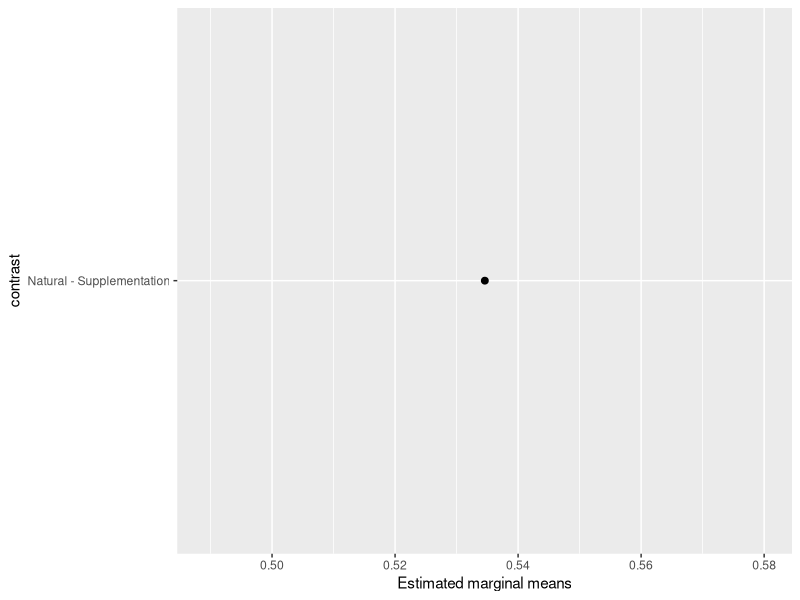
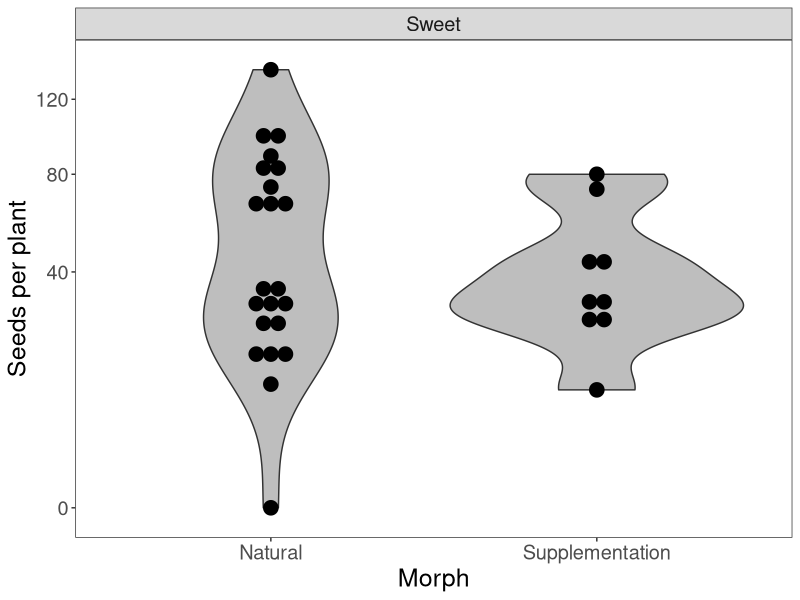
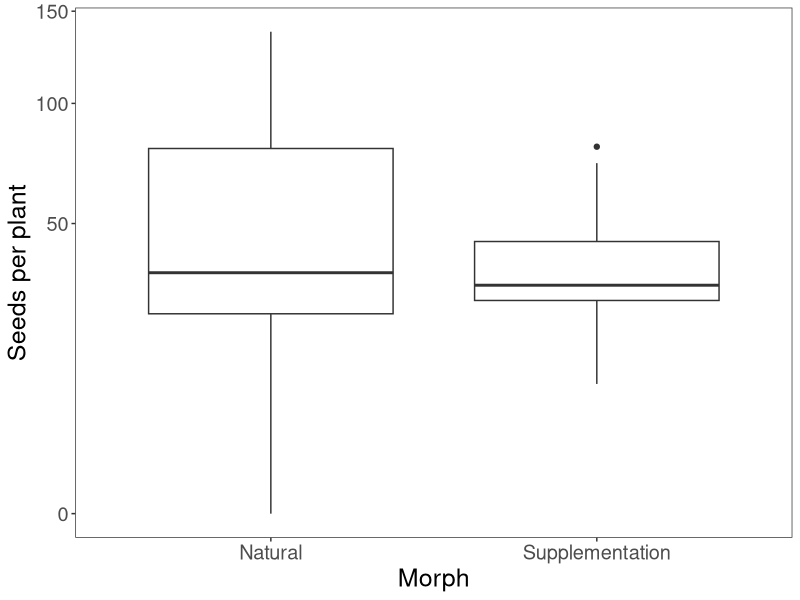
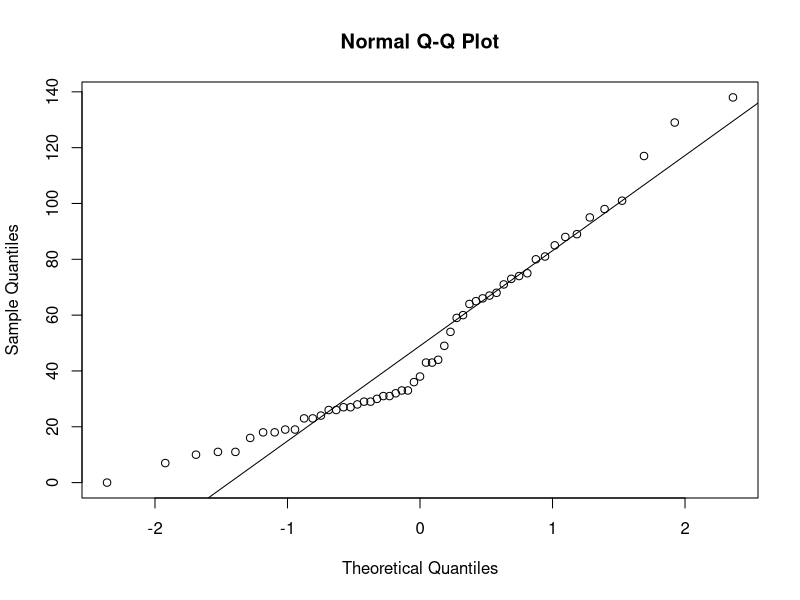
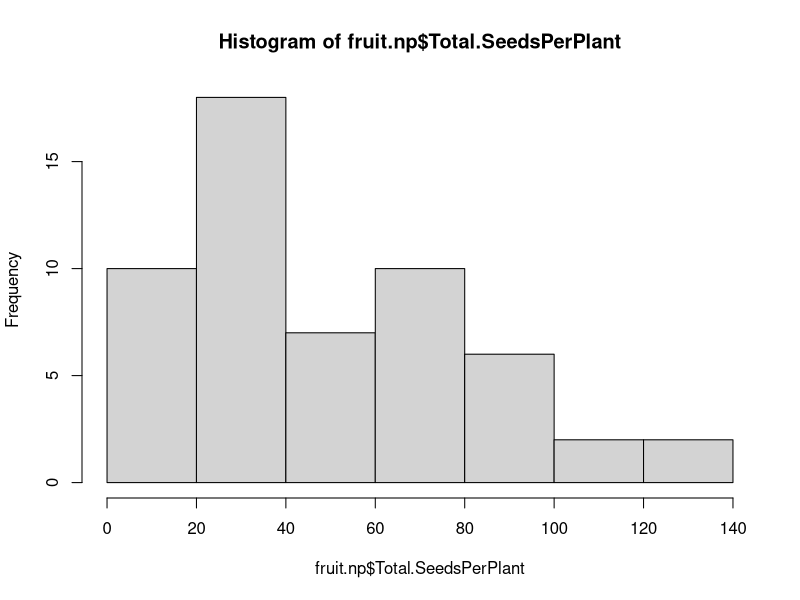
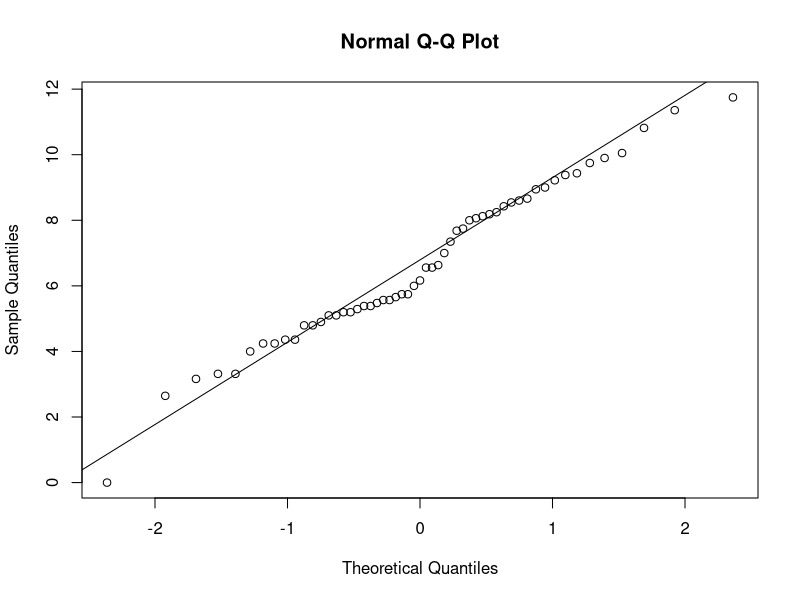
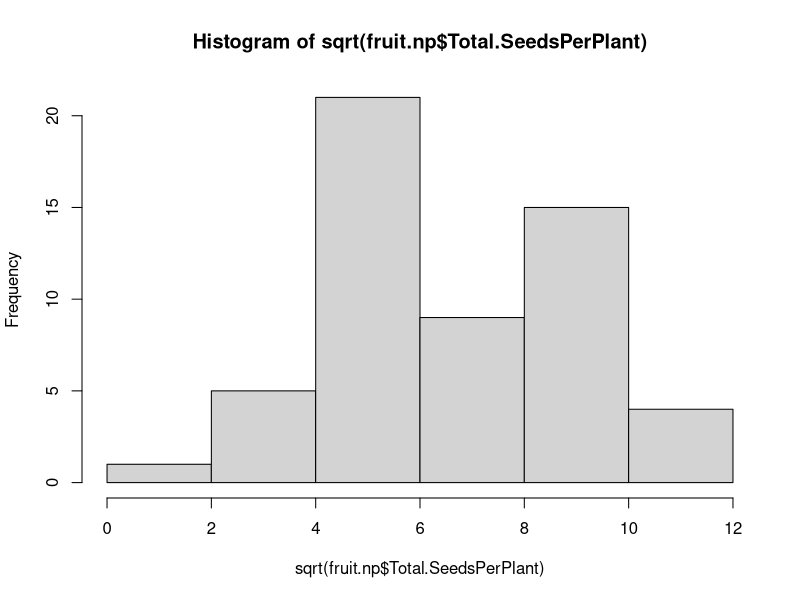
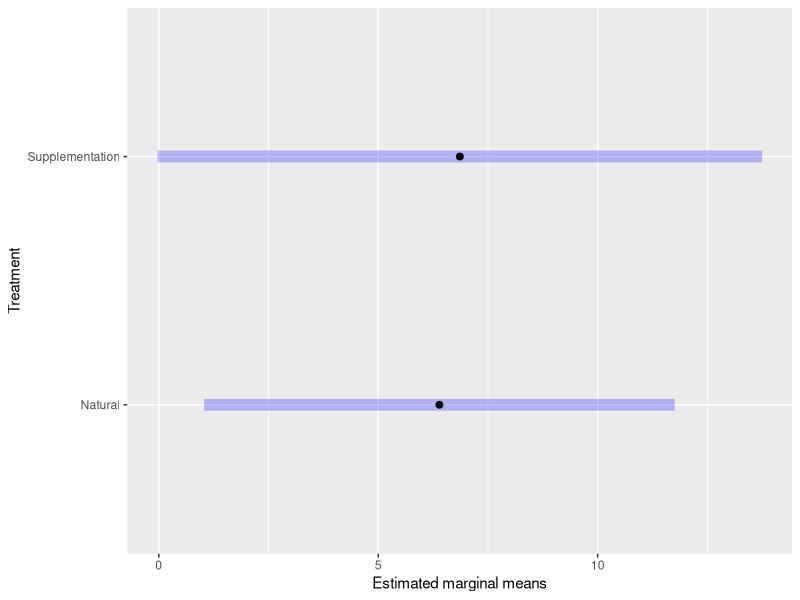

Write R code to recreate these figures, in order. (Note: this script raises an error after producing the figures.)
## ---- chunk 1
setwd("~/Desktop/Skypilot 2017/Skypilot Selection")
library(ggplot2)
library(plyr)
library(nlme)
library(car)
library(emmeans)
library(magrittr)
library(multcompView)

fruit <- read.csv("Skypilot 2017 (MASTER) Tab3 08-12-19.csv", header=T) # all data included (final)
fruit$OtherSeedcount[is.na(fruit$OtherSeedcount)] <- 0
fruit$Total.SeedsPerPlant <- fruit$No.TrmtSeeds+fruit$OtherSeedcount

cols <- c("Site", "Habitat", "Treatment", "Plant.Number", "Morph", "No.Pollinated.Total", "Total.RepUnits", "Prct.Pollinated",
          "Avg.SepL",	"Avg.TubeL",	"Avg.LobeL",	"Avg.LobW",	"Avg.CorollaFlare", "No.SeedsPerFruit", "Fruit.Maturity.Rank", 
          "Total.SeedsPerFruit", "Total.SeedsPerPlant")
fruit.sm <- subset(fruit, select=cols) # remove raw data columns

fruit.sm <- subset(fruit.sm, Avg.CorollaFlare>0) # remove those without flower measurements
fruit.sm$Prct.Pollinated <- as.numeric(as.character(fruit.sm$Prct.Pollinated)) # change Prct.Pollinated to numeric (it was a factor)
fruit.sm <- subset(fruit.sm, !(Treatment=="Supplementation" & Prct.Pollinated < 0.75)) # remove those supplement flowers with <75% fruits pollinated
fruit.sm <- subset(fruit.sm, Fruit.Maturity.Rank < 2.5) # remove fruit maturity 2.5 (includes all exlusion as well) 
fruit.sm$CorollaL <- fruit.sm$Avg.TubeL + fruit.sm$Avg.LobeL
max(fruit.sm$Total.SeedsPerPlant)
fruit.sm$RelativeFitness <- fruit.sm$Total.SeedsPerPlant/138


fruit.sw <- subset(fruit.sm, Morph=="Sweet") # subst to sweet morph only
fruit.sw.np <- subset(fruit.sw, Site %in% c("Niwot Ridge", "Penn Mountain"))
fruit.sw.nat <- subset(fruit.sw, Treatment=="Natural")
fruit.sw.sup <- subset(fruit.sw, Treatment=="Supplementation")
fruit.nat <- subset(fruit.sm, Treatment=="Natural") # subset to natural treatment only
fruit.sup <- subset(fruit.sm, Treatment=="Supplementation") # subset to supplement treatment only
fruit.np <- subset(fruit.sm, Site %in% c("Niwot Ridge", "Penn Mountain"))

flwr <- subset(fruit, Avg.CorollaFlare>0) # remove those without flower measurements
flwr.nat <- subset(flwr, Treatment=="Natural") # subset to natural treatment only
## ---- chunk 2
fit<-lme(sqrt(Total.SeedsPerPlant)~Treatment, random=~1|Site, data=fruit.sw.np, method="ML", na.action=na.omit)  
anova.lme(fit)

#type="response" causes the emmeans and contrasts tables to backtransform from the sqrt and show confidence intervals and p-values that represent the backtransformed variables
marginal = emmeans(fit, specs=pairwise ~ Treatment, type = "response")
marginal$emmeans
marginal$contrasts

marginal$contrasts %>%
     summary(infer = TRUE)

#putting the data into a data frame so that we can plot it
marginal_contrasts = marginal$contrasts %>%
     summary() %>%
     as.data.frame()
marginal_contrasts

#plot of the sqrt transformed emmeans
plot(marginal_contrasts, xlab="Estimated marginal means")
## ---- chunk 3
ggplot(fruit.sw.np, aes(Treatment,Total.SeedsPerPlant)) +
  geom_violin(fill='gray') +
  geom_dotplot(binaxis='y', stackdir='center', dotsize=1)  +
  facet_wrap(~Morph) +
  scale_y_continuous(trans="sqrt") +
  ylab("Seeds per plant") +
  xlab("Morph") +
  theme_bw() +
  theme(panel.grid.major = element_blank(), panel.grid.minor = element_blank(), text = element_text(size=18))

ggplot(fruit.sw.np, aes(Treatment,Total.SeedsPerPlant)) +
  geom_boxplot() + 
  scale_y_continuous(trans="sqrt") +
  ylab("Seeds per plant") +
  xlab("Morph") +
  theme_bw() +
  theme(panel.grid.major = element_blank(), panel.grid.minor = element_blank(), text = element_text(size=18))
## ---- chunk 4
fit<-lme(sqrt(Total.SeedsPerPlant)~Treatment, random=~1|Site/Habitat, data=fruit.sw.np, method="ML", na.action=na.omit)  
anova.lme(fit, type="marginal")
fit<-lm(sqrt(Total.SeedsPerPlant)~Habitat, data=fruit.sw.np)
anova(fit)
fit<-lme(sqrt(Total.SeedsPerPlant)~Treatment*Habitat, random=~1|Site, data=fruit.sw.np, method="ML", na.action=na.omit)  
anova.lme(fit, type="marginal")
fit<-lm(sqrt(Total.SeedsPerPlant)~Site, data=fruit.sw.np)
anova(fit)
## ---- chunk 5
qqnorm(fruit.np$Total.SeedsPerPlant)
qqline(fruit.np$Total.SeedsPerPlant)
hist(fruit.np$Total.SeedsPerPlant)
qqnorm(sqrt(fruit.np$Total.SeedsPerPlant))
qqline(sqrt(fruit.np$Total.SeedsPerPlant))
hist(sqrt(fruit.np$Total.SeedsPerPlant))
## ---- chunk 6
fit<-lme(sqrt(Total.SeedsPerPlant)~Treatment*Morph, random=~1|Site, data=fruit.np, method="ML", na.action=na.omit)  
anova.lme(fit)

marginal_both = emmeans(fit, specs=pairwise ~ Treatment, type = "response")
marginal_both$emmeans
marginal_both$contrasts
marginal_both_sqrt = emmeans(fit, specs=pairwise ~ Treatment)
marginal_both$contrasts %>%
     summary(infer = TRUE)

#putting the data into a data frame so that we can plot it
marginal_contrasts2 = marginal_both$contrasts %>%
     summary() %>%
     as.data.frame()
marginal_contrasts2 


#plot of the sqrt transformed emmeans
plot(marginal_both_sqrt, xlab="Estimated marginal means")
## ---- chunk 7
ggplot(fruit.sm, aes(Treatment,Total.SeedsPerPlant)) +
  geom_boxplot() + 
  scale_y_continuous(trans="sqrt") +
  ylab("Seeds per plant") +
  facet_wrap(~Morph) +
  theme_bw() +
  theme(panel.grid.major = element_blank(), panel.grid.minor = element_blank(), text = element_text(size=18))
## ---- chunk 8
fit<-lme(sqrt(Total.SeedsPerPlant)~Treatment*Habitat, random=~1|Site, data=fruit.np, method="ML", na.action=na.omit)  
anova.lme(fit)
## ---- chunk 9
qqnorm(fruit.sw.nat$Total.SeedsPerPlant)
qqline(fruit.sw.nat$Total.SeedsPerPlant)
hist(fruit.sw.nat$Total.SeedsPerPlant)
qqnorm(sqrt(fruit.sw.nat$Total.SeedsPerPlant))
qqline(sqrt(fruit.sw.nat$Total.SeedsPerPlant))
hist(sqrt(fruit.sw.nat$Total.SeedsPerPlant))
## ---- chunk 10
anova(lm(sqrt(Total.SeedsPerPlant)~Site, data=fruit.sw.nat, na.action=na.omit))
TukeyHSD(aov(sqrt(Total.SeedsPerPlant)~Site, data=fruit.sw.nat, na.action=na.omit))
ggplot(fruit.sw.nat, aes(x=Site,y=Total.SeedsPerPlant)) +
  geom_boxplot() + 
  scale_y_sqrt()+
  theme_bw() +
  theme(panel.grid.major = element_blank(), panel.grid.minor = element_blank(), text = element_text(size=20))
## ---- chunk 11
fit<-lme(sqrt(Total.SeedsPerPlant)~Avg.CorollaFlare, random=~1|Site, data=fruit.sw.nat, method="ML", na.action=na.omit)  
anova.lme(fit)
ggplot(fruit.sw.nat, aes(x=Avg.CorollaFlare,y=Total.SeedsPerPlant, color=Site)) +
  geom_point(size=4) + 
  scale_y_sqrt()+
  ylab("Seeds per plant") +
  xlab("Corolla flare") +  
  geom_hline(yintercept=0) +
  theme_bw() +
  theme(panel.grid.major = element_blank(), panel.grid.minor = element_blank(), text = element_text(size=20), legend.position = "top")
fit<-lm(sqrt(Total.SeedsPerPlant)~Avg.CorollaFlare*Site, data=fruit.sw.nat, na.action=na.omit)  
Anova(fit, type="III")

#Corolla Flare by morph
fit<-lme(sqrt(Total.SeedsPerPlant)~Avg.CorollaFlare, random=~1|Site, data=fruit.sw.nat, method="ML", na.action=na.omit)  
anova.lme(fit, type="marginal")
## ---- chunk 12
fit<-lme(sqrt(Total.SeedsPerPlant)~Avg.TubeL, random=~1|Site, data=fruit.sw.nat, method="ML", na.action=na.omit)  
anova.lme(fit)
ggplot(fruit.sw.nat, aes(x=Avg.TubeL,y=Total.SeedsPerPlant, color=Site)) +
  geom_point(size=4) + 
  scale_y_sqrt()+
  ylab("Seeds per plant") +
  xlab("Tube length") +  
  geom_hline(yintercept=0) +
  theme_bw() +
  theme(panel.grid.major = element_blank(), panel.grid.minor = element_blank(), text = element_text(size=20), legend.position = "top")
fit<-lm(sqrt(Total.SeedsPerPlant)~Avg.TubeL*Site, data=fruit.sw.nat, na.action=na.omit)  
Anova(fit, type="III")
## ---- chunk 13
cor(fruit.sw.nat$Avg.CorollaFlare,fruit.sw.nat$Avg.TubeL)
cor.test(fruit.sw.nat$Avg.CorollaFlare,fruit.sw.nat$Avg.TubeL)
plot(fruit.sw.nat$Avg.CorollaFlare,fruit.sw.nat$Avg.TubeL)
measures <- c("Avg.CorollaFlare", "Avg.TubeL")
flwr.size<-as.matrix(subset(fruit.sw.nat, select=measures))
pc<-princomp(flwr.size)
pc<-prcomp(flwr.size,center=TRUE)
print(pc)
plot(pc, type="l")
summary(pc)
pc.extracted <- as.data.frame(predict(pc, newdata=fruit.sw.nat))
fruit.sw.nat$PC1 <- pc.extracted$PC1
## ---- chunk 14
fruit.sw.nat$CorollaL <- fruit.sw.nat$Avg.TubeL + fruit.sw.nat$Avg.LobeL
cor(fruit.sw.nat$Avg.CorollaFlare,fruit.sw.nat$CorollaL)
cor.test(fruit.sw.nat$Avg.CorollaFlare,fruit.sw.nat$CorollaL)
plot(fruit.sw.nat$Avg.CorollaFlare,fruit.sw.nat$CorollaL)

measures <- c("CorollaL", "Avg.CorollaFlare")
flwr.size<-as.matrix(subset(fruit.sw.nat, select=measures))
pc<-prcomp(flwr.size,center=TRUE)
print(pc)
plot(pc, type="l")
summary(pc)
pc.extracted <- as.data.frame(predict(pc, newdata=fruit.sw.nat))
fruit.sw.nat$PC1.cl <- pc.extracted$PC1
## ---- chunk 15
measures <- c("Avg.CorollaFlare", "Avg.TubeL", "Avg.LobeL", "Avg.LobW")
flwr.size<-as.matrix(subset(fruit.sw.nat, select=measures))
pc<-prcomp(flwr.size,center=TRUE)
print(pc)
plot(pc, type="l")
summary(pc)
pc.extracted <- as.data.frame(predict(pc, newdata=fruit.sw.nat))
##### Inverted PC1 when added to the df, because all loadings were negative.  This way, larger PC denotes a larger flower.
fruit.sw.nat$PC1.all <- -pc.extracted$PC1 
## ---- chunk 16
fit<-lme(sqrt(Total.SeedsPerPlant)~PC1.all, random=~1|Site, data=fruit.sw.nat, method="ML", na.action=na.omit)  
anova.lme(fit)
ggplot(fruit.sw.nat, aes(x=PC1,y=Total.SeedsPerPlant, color=Site)) +
  geom_point(size=4) + 
  scale_y_sqrt()+
  ylab("Seeds per plant") +
  xlab("PC1") +  
  geom_hline(yintercept=0) +
  theme_bw() +
  theme(panel.grid.major = element_blank(), panel.grid.minor = element_blank(), text = element_text(size=20), legend.position = "top")

fit<-lme(sqrt(Total.SeedsPerPlant)~PC1.cl, random=~1|Site, data=fruit.sw.nat, method="ML", na.action=na.omit)  
anova.lme(fit)
## ---- chunk 17
max(fruit.sw.nat$Total.SeedsPerPlant)
fruit.sw.nat$RelativeFitness <- fruit.sw.nat$Total.SeedsPerPlant/138

qqnorm(fruit.sw.nat$RelativeFitness)
qqline(fruit.sw.nat$RelativeFitness)
hist(fruit.sw.nat$RelativeFitness)
qqnorm(sqrt(fruit.sw.nat$RelativeFitness))
qqline(sqrt(fruit.sw.nat$RelativeFitness))
hist(sqrt(fruit.sw.nat$RelativeFitness))

fit<-lme(sqrt(RelativeFitness)~PC1, random=~1|Site, data=fruit.sw.nat, method="ML", na.action=na.omit)  
anova.lme(fit)
ggplot(fruit.sw.nat, aes(x=PC1,y=RelativeFitness)) +
  geom_point(size=2) + 
  scale_y_sqrt()+
  scale_colour_manual(values=c("black")) +
  ylab("Relative fitness") +
  xlab("PC1") +  
  geom_hline(yintercept=0) +
  theme_bw() +
  theme(panel.grid.major = element_blank(), panel.grid.minor = element_blank(), text = element_text(size=20))

fit<-lme(sqrt(RelativeFitness)~PC1.cl, random=~1|Site, data=fruit.sw.nat, method="ML", na.action=na.omit)  
anova.lme(fit)
ggplot(fruit.sw.nat, aes(x=PC1.cl,y=RelativeFitness)) +
  geom_point(size=2) + 
  scale_y_sqrt()+
  scale_colour_manual(values=c("black")) +
  xlim(-1,1) +
  ylab("Relative fitness") +
  xlab("PC1") +  
  geom_hline(yintercept=0) +
  theme_bw() +
  theme(panel.grid.major = element_blank(), panel.grid.minor = element_blank(), text = element_text(size=20))

fit<-lme(sqrt(RelativeFitness)~Avg.CorollaFlare, random=~1|Site, data=fruit.sw.nat, method="ML", na.action=na.omit)  
anova.lme(fit)
ggplot(fruit.sw.nat, aes(x=CorollaL,y=RelativeFitness)) +
  geom_point(size=2) + 
  scale_y_sqrt()+
  ylab("Relative fitness") +
  xlab("Corolla flare (cm)") +  
  geom_hline(yintercept=0) +
  theme_bw() +
  theme(panel.grid.major = element_blank(), panel.grid.minor = element_blank(), text = element_text(size=20))

fit<-lme(sqrt(RelativeFitness)~CorollaL, random=~1|Site, data=fruit.sw.nat, method="ML", na.action=na.omit)  
anova.lme(fit)
ggplot(fruit.sw.nat, aes(x=CorollaL,y=RelativeFitness)) +
  geom_point(size=2) + 
  scale_y_sqrt()+
  ylab("Relative fitness") +
  xlab("Corolla length (cm)") +  
  geom_hline(yintercept=0) +
  theme_bw() +
  theme(panel.grid.major = element_blank(), panel.grid.minor = element_blank(), text = element_text(size=20))

fit<-lme(sqrt(RelativeFitness)~Avg.TubeL, random=~1|Site, data=fruit.sw.nat, method="ML", na.action=na.omit)  
anova.lme(fit)
ggplot(fruit.sw.nat, aes(x=Avg.TubeL,y=RelativeFitness)) +
  geom_point(size=2) + 
  scale_y_sqrt()+
  ylab("Relative fitness") +
  xlab("Flower tube length (cm)") +  
  geom_hline(yintercept=0) +
  theme_bw() +
  theme(panel.grid.major = element_blank(), panel.grid.minor = element_blank(), text = element_text(size=20))
## ---- chunk 18
qqnorm(fruit.sw$Total.SeedsPerPlant)
qqline(fruit.sw$Total.SeedsPerPlant)
hist(fruit.sw$Total.SeedsPerPlant)
qqnorm(sqrt(fruit.sw$Total.SeedsPerPlant))
qqline(sqrt(fruit.sw$Total.SeedsPerPlant))
hist(sqrt(fruit.sw$Total.SeedsPerPlant))

fit<-lme(sqrt(Total.SeedsPerPlant)~Treatment*Avg.CorollaFlare, random=~1|Site/Habitat, data=fruit.sw, method="ML", na.action=na.omit)  
anova.lme(fit)
summary(fit)
ggplot(fruit.sw, aes(x=Avg.CorollaFlare,y=Total.SeedsPerPlant, color=Treatment, shape=Treatment)) +
  scale_shape_manual(values=c(16,17)) +
  geom_point(size=4) + 
  scale_y_sqrt()+
  scale_colour_manual(values=c("blue", "red")) +
  geom_smooth(method='lm', fill=NA) +
  theme_bw() +
  theme(panel.grid.major = element_blank(), panel.grid.minor = element_blank(), text = element_text(size=20))
fit<-lme(sqrt(Total.SeedsPerPlant)~Avg.CorollaFlare, random=~1|Site/Habitat, data=fruit.sw.nat, method="ML", na.action=na.omit)  
anova.lme(fit)
fit<-lme(sqrt(Total.SeedsPerPlant)~Avg.CorollaFlare, random=~1|Site/Habitat, data=fruit.sw.sup, method="ML", na.action=na.omit)  
anova.lme(fit)

fit<-lme(sqrt(Total.SeedsPerPlant)~Treatment*Avg.TubeL, random=~1|Site/Habitat, data=fruit.sw, method="ML", na.action=na.omit)  
anova.lme(fit)
fit<-lme(sqrt(Total.SeedsPerPlant)~Treatment*CorollaL, random=~1|Site/Habitat, data=fruit.sw, method="ML", na.action=na.omit)  
anova.lme(fit)
## ---- chunk 19
fit<-lme(sqrt(RelativeFitness)~Treatment*Avg.CorollaFlare, random=~1|Site, data=fruit.sw, method="ML", na.action=na.omit)  
anova.lme(fit)
fit<-lme(sqrt(RelativeFitness)~Treatment*Avg.CorollaFlare, random=~1|Site, data=fruit.sw, method="ML", na.action=na.omit)  
anova.lme(fit)
fit<-lme(sqrt(RelativeFitness)~Treatment*Avg.CorollaFlare, random=~1|Site, data=fruit.sw, method="ML", na.action=na.omit)  
anova.lme(fit)
## ---- chunk 20
qqnorm(fruit.sw$No.SeedsPerFruit)
qqline(fruit.sw$No.SeedsPerFruit)
hist(fruit.sw$No.SeedsPerFruit)
qqnorm(sqrt(fruit.sw$No.SeedsPerFruit))
qqline(sqrt(fruit.sw$No.SeedsPerFruit))
hist(sqrt(fruit.sw$No.SeedsPerFruit))

fit<-lme(sqrt(No.SeedsPerFruit)~Treatment*Avg.CorollaFlare, random=~1|Site/Habitat, data=fruit.sw, method="ML", na.action=na.omit)  
anova.lme(fit)
summary(fit)

ggplot(fruit.sw, aes(x=Avg.CorollaFlare,y=No.SeedsPerFruit, color=Treatment, shape=Treatment)) +
  scale_shape_manual(values=c(16,17)) +
  geom_point(size=4) + 
  scale_y_sqrt()+
  scale_colour_manual(values=c("blue", "red")) +
  geom_smooth(method='lm', fill=NA) +
  theme_bw() +
  theme(panel.grid.major = element_blank(), panel.grid.minor = element_blank(), text = element_text(size=20))


fit<-lme(sqrt(No.SeedsPerFruit)~Treatment*Avg.TubeL, random=~1|Site/Habitat, data=fruit.sw, method="ML", na.action=na.omit)  
anova.lme(fit)
summary(fit)

fit<-lme(sqrt(No.SeedsPerFruit)~Treatment*Avg.LobW, random=~1|Site/Habitat, data=fruit.sw, method="ML")  
anova.lme(fit)
summary(fit)

fit<-lme(sqrt(No.SeedsPerFruit)~Treatment*Avg.LobeL, random=~1|Site/Habitat, data=fruit.sw, method="ML")  
anova.lme(fit)
summary(fit)
## ---- chunk 21
qqnorm(fruit.nat$Total.SeedsPerPlant)
qqline(fruit.nat$Total.SeedsPerPlant)
hist(fruit.nat$Total.SeedsPerPlant)
qqnorm(sqrt(fruit.nat$Total.SeedsPerPlant))
qqline(sqrt(fruit.nat$Total.SeedsPerPlant))
hist(sqrt(fruit.nat$Total.SeedsPerPlant))

####Site
anova(lm(sqrt(Total.SeedsPerPlant)~Morph, data=fruit.nat, na.action=na.omit))
anova(lm(sqrt(Total.SeedsPerPlant)~Site, data=fruit.nat, na.action=na.omit))
TukeyHSD(aov(sqrt(Total.SeedsPerPlant)~Site, data=fruit.nat, na.action=na.omit))
ggplot(fruit.nat, aes(x=Site,y=Total.SeedsPerPlant)) +
  geom_boxplot() + 
  scale_y_sqrt()+
  theme_bw() +
  theme(panel.grid.major = element_blank(), panel.grid.minor = element_blank(), text = element_text(size=20))
#corolla flare
fit<-lme(sqrt(Total.SeedsPerPlant)~Avg.CorollaFlare*Morph, random=~1|Site, data=fruit.nat, method="ML", na.action=na.omit)  
anova.lme(fit)
#tube length
fit<-lme(sqrt(Total.SeedsPerPlant)~Avg.TubeL*Morph, random=~1|Site, data=fruit.nat, method="ML", na.action=na.omit)  
anova.lme(fit)
## ---- chunk 22
measures <- c("Avg.CorollaFlare", "Avg.TubeL", "Avg.LobeL", "Avg.LobW")
flwr.size<-as.matrix(subset(fruit.nat, select=measures))
pc<-prcomp(flwr.size,center=TRUE)
print(pc)
plot(pc, type="l")
summary(pc)
pc.extracted <- as.data.frame(predict(pc, newdata=fruit.nat))
fruit.nat$PC1.all <- pc.extracted$PC1 
# annual fecundity
fit<-lme(sqrt(Total.SeedsPerPlant)~PC1.all*Morph, random=~1|Site, data=fruit.nat, method="ML", na.action=na.omit)  
anova.lme(fit)

ggplot(fruit.nat, aes(x=Avg.CorollaFlare,y=No.SeedsPerFruit, color=Morph, shape=Treatment)) +
  scale_shape_manual(values=c(16,17)) +
  geom_point(size=4) + 
  scale_y_sqrt()+
  scale_colour_manual(values=c("blue", "red")) +
  theme_bw() +
  theme(panel.grid.major = element_blank(), panel.grid.minor = element_blank(), text = element_text(size=20))
## ---- chunk 23
qqnorm(fruit.sm$No.SeedsPerFruit)
qqline(fruit.sm$No.SeedsPerFruit)
hist((fruit.sm$No.SeedsPerFruit))
hist(sqrt(fruit.sm$No.SeedsPerFruit))
qqnorm(sqrt(fruit.sm$No.SeedsPerFruit))
qqline(sqrt(fruit.sm$No.SeedsPerFruit))

fit<-lme(sqrt(No.SeedsPerFruit)~Treatment*Avg.CorollaFlare, random=~1|Site/Habitat/Morph, data=fruit.sm, method="ML", na.action=na.omit)  
anova.lme(fit)
summary(fit) # sign. dif by treatment but difficult to interpret figures, if transformed looks like both go up with corolla flare and only intercept is different...
fruit.nat <- subset(fruit.sm, Treatment=="Natural")
fruit.sup <- subset(fruit.sm, Treatment=="Supplementation")

fit<-lme(sqrt(No.SeedsPerFruit)~Avg.CorollaFlare, random=~1|Site/Habitat, data=fruit.nat, method="ML")
anova.lme(fit)
fit<-lme(sqrt(No.SeedsPerFruit)~Avg.CorollaFlare, random=~1|Site/Habitat, data=fruit.sup, method="ML")
anova.lme(fit)

fit<-lme(sqrt(No.SeedsPerFruit)~Treatment*Avg.TubeL, random=~1|Site/Habitat/Morph, data=fruit.sm, method="ML")  
anova.lme(fit)
summary(fit)

fit<-lme(sqrt(No.SeedsPerFruit)~Avg.LobeL, random=~1|Site/Habitat/Morph, data=fruit.nat, method="ML")  
anova.lme(fit)
summary(fit)


ggplot(fruit.sm, aes(x=Avg.CorollaFlare,y=No.SeedsPerFruit, color=Treatment, shape=Treatment)) +
  geom_point(size=4) + 
  scale_colour_manual(values=c("blue", "red")) +
  xlim(0.8,2.4) +
  ylim(0,15) +
  geom_smooth(method='lm', aes(linetype=Treatment), fill=NA) +
  ylab("Number of seeds per fruit") +
  xlab("Corolla Flare (cm)") +
  geom_hline(yintercept=0, linetype="dashed") +
  theme_bw() +
  theme(panel.grid.major = element_blank(), panel.grid.minor = element_blank(), text = element_text(size=20))
ggplot(fruit.sm, aes(x=Avg.CorollaFlare,y=No.SeedsPerFruit, color=Treatment, shape=Treatment)) +
  geom_point(size=4) + 
  scale_y_continuous(limits=c(0,15), trans="sqrt") +
  xlim(0.8,2.4) +
  scale_colour_manual(values=c("blue", "red")) +
  geom_smooth(method='lm', aes(linetype=Treatment), fill=NA) +
  ylab("Number of seeds per fruit") +
  xlab("Corolla Flare (cm)") +
  geom_hline(yintercept=0, linetype="dashed") +
  theme_bw() +
  theme(panel.grid.major = element_blank(), panel.grid.minor = element_blank(), text = element_text(size=20))

ggplot(fruit.sm, aes(x=Avg.TubeL,y=No.SeedsPerFruit, color=Treatment, shape=Treatment)) +
  geom_point(size=4) + 
  scale_y_continuous(limits=c(0,15), trans="sqrt") +
  scale_colour_manual(values=c("blue", "red")) +
  ylab("Number of seeds per fruit") +
  xlab("Tube Length (cm)") +  geom_hline(yintercept=0, linetype="dashed") +
  theme_bw() +
  theme(panel.grid.major = element_blank(), panel.grid.minor = element_blank(), text = element_text(size=20))

ggplot(fruit.sm, aes(x=Avg.LobeL,y=No.SeedsPerFruit, color=Treatment, shape=Treatment)) +
  geom_point(size=4) + 
  scale_y_sqrt()+
  scale_colour_manual(values=c("blue", "red")) +
  geom_smooth(method='lm', fill=NA) +
  theme_bw() +
  theme(panel.grid.major = element_blank(), panel.grid.minor = element_blank(), text = element_text(size=20))
## ---- chunk 24
fruit.sm$CorollaL <- fruit.sm$Avg.TubeL + fruit.sm$Avg.TubeL
fit<-lme(sqrt(No.SeedsPerFruit)~Treatment*CorollaL, random=~1|Site/Habitat/Morph, data=fruit.sm, method="ML")  
anova.lme(fit)
summary(fit)
## ---- chunk 25
qqnorm(fruit.sm$Total.SeedsPerPlant)
qqline(fruit.sm$Total.SeedsPerPlant)
hist(fruit.sm$Total.SeedsPerPlant)
qqnorm(sqrt(fruit.sm$Total.SeedsPerPlant))
qqline(sqrt(fruit.sm$Total.SeedsPerPlant))
hist(sqrt(fruit.sm$Total.SeedsPerPlant))

fit<-lme(sqrt(Total.SeedsPerPlant)~Treatment*Avg.CorollaFlare, random=~1|Site/Habitat/Morph, data=fruit.sm, method="ML", na.action=na.omit)  
anova.lme(fit)
summary(fit) 

fit<-lme(sqrt(Total.SeedsPerPlant)~Treatment*Avg.TubeL, random=~1|Site/Habitat/Morph, data=fruit.sm, method="ML", na.action=na.omit)  
anova.lme(fit)
summary(fit)
## ---- chunk 26
qqnorm(flwr.nat$Avg.CorollaFlare)
qqline(flwr.nat$Avg.CorollaFlare)
hist(flwr.nat$Avg.CorollaFlare)

fit<-lm(Avg.CorollaFlare~Site, data=flwr.nat, na.action=na.omit)  
anova(fit)
TukeyHSD(aov(Avg.CorollaFlare~Site, data=flwr.nat, na.action=na.omit))
ggplot(flwr.nat, aes(x=Site,y=Avg.CorollaFlare)) +
  geom_boxplot() + 
  theme_bw() +
  theme(panel.grid.major = element_blank(), panel.grid.minor = element_blank(), text = element_text(size=20))
fit<-lme(Avg.CorollaFlare~Site, random=~1|Morph, data=flwr.nat, method="ML", na.action=na.omit)  
anova.lme(fit)
fit<-lme(Avg.CorollaFlare~Habitat*Morph, random=~1|Site, data=flwr.nat, method="ML", na.action=na.omit)  
anova.lme(fit)
fit<-lm(Avg.CorollaFlare~Site*Morph, data=flwr.nat, na.action=na.omit)  
Anova(fit,type="III") 
fit<-lm(Avg.CorollaFlare~Site*Morph*Habitat, data=flwr.nat, na.action=na.omit)  
anova(fit) # unbalanced, so cannot run type 3. 

qqnorm(flwr.nat$Avg.TubeL)
qqline(flwr.nat$Avg.TubeL)
hist(flwr.nat$Avg.TubeL)
fit<-lm(Avg.TubeL~Site, data=flwr.nat, na.action=na.omit)  
anova(fit)
fit<-lme(Avg.TubeL~Habitat*Morph, random=~1|Site, data=flwr.nat, method="ML", na.action=na.omit)  
anova.lme(fit)
fit<-lm(Avg.TubeL~Site*Morph, data=flwr.nat, na.action=na.omit)  
Anova(fit,type="III") 
fit<-lm(Avg.TubeL~Site*Morph*Habitat, data=flwr.nat, na.action=na.omit)  
anova(fit) # unbalanced, so cannot run type 3. 

measures <- c("Avg.CorollaFlare", "Avg.TubeL", "Avg.LobeL", "Avg.LobW")
flwr.size<-as.matrix(subset(flwr.nat, select=measures))
pc<-prcomp(flwr.size,center=TRUE)
print(pc)
plot(pc, type="l")
summary(pc)
pc.extracted <- as.data.frame(predict(pc, newdata=flwr.nat))
flwr.nat$PC1.all <- pc.extracted$PC1 
qqnorm(flwr.nat$PC1.all)
qqline(flwr.nat$PC1.all)
fit<-lm(PC1.all~Site, data=flwr.nat, na.action=na.omit)  
anova(fit)
ggplot(flwr.nat, aes(x=Site,y=PC1.all)) +
  geom_boxplot() + 
  theme_bw() +
  theme(panel.grid.major = element_blank(), panel.grid.minor = element_blank(), text = element_text(size=20))
fit<-lme(PC1.all~Habitat*Morph, random=~1|Site, data=flwr.nat, method="ML", na.action=na.omit)  
anova.lme(fit)
fit<-lm(PC1.all~Site*Morph, data=flwr.nat, na.action=na.omit)  
Anova(fit,type="III") 
## ---- chunk 27
fit<-lme(sqrt(Total.SeedsPerPlant)~Avg.CorollaFlare*Morph, random=~1|Site/Habitat, data=fruit.nat, method="ML", na.action=na.omit)  
anova.lme(fit, type="marginal")
summary(fit)

fit<-lme(sqrt(Total.SeedsPerPlant)~Avg.TubeL*Morph, random=~1|Site/Habitat, data=fruit.nat, method="ML", na.action=na.omit)  
anova.lme(fit)
summary(fit)
## ---- chunk 28
measures <- c("Avg.CorollaFlare", "Avg.TubeL", "Avg.LobeL", "Avg.LobW")
flwr.size<-as.matrix(subset(fruit.nat, select=measures))
pc<-prcomp(flwr.size,center=TRUE)
print(pc)
plot(pc, type="l")
summary(pc)
pc.extracted <- as.data.frame(predict(pc, newdata=fruit.nat))
##### Almost all loadings for PC2 are negative, but Avg. TubeL has a very high positive
fruit.nat$PC1.all <- pc.extracted$PC1 
fruit.nat$PC2.all <- pc.extracted$PC2

## ---- chunk 29
fit<-lme(sqrt(Total.SeedsPerPlant)~PC1.all*Morph, random=~1|Site/Habitat, data=fruit.nat, method="ML", na.action=na.omit)  
anova.lme(fit)
summary(fit)

fit<-lme(sqrt(Total.SeedsPerPlant)~PC2.all*Morph, random=~1|Site/Habitat, data=fruit.nat, method="ML", na.action=na.omit)  
anova.lme(fit)
summary(fit)
## ---- chunk 30
library(psych)
data <- fruit.nat$No.SeedsPerFruit
describe(data)

data <- fruit.sw.nat$No.SeedsPerFruit
describe(data)

data <- fruit.sk.nat
